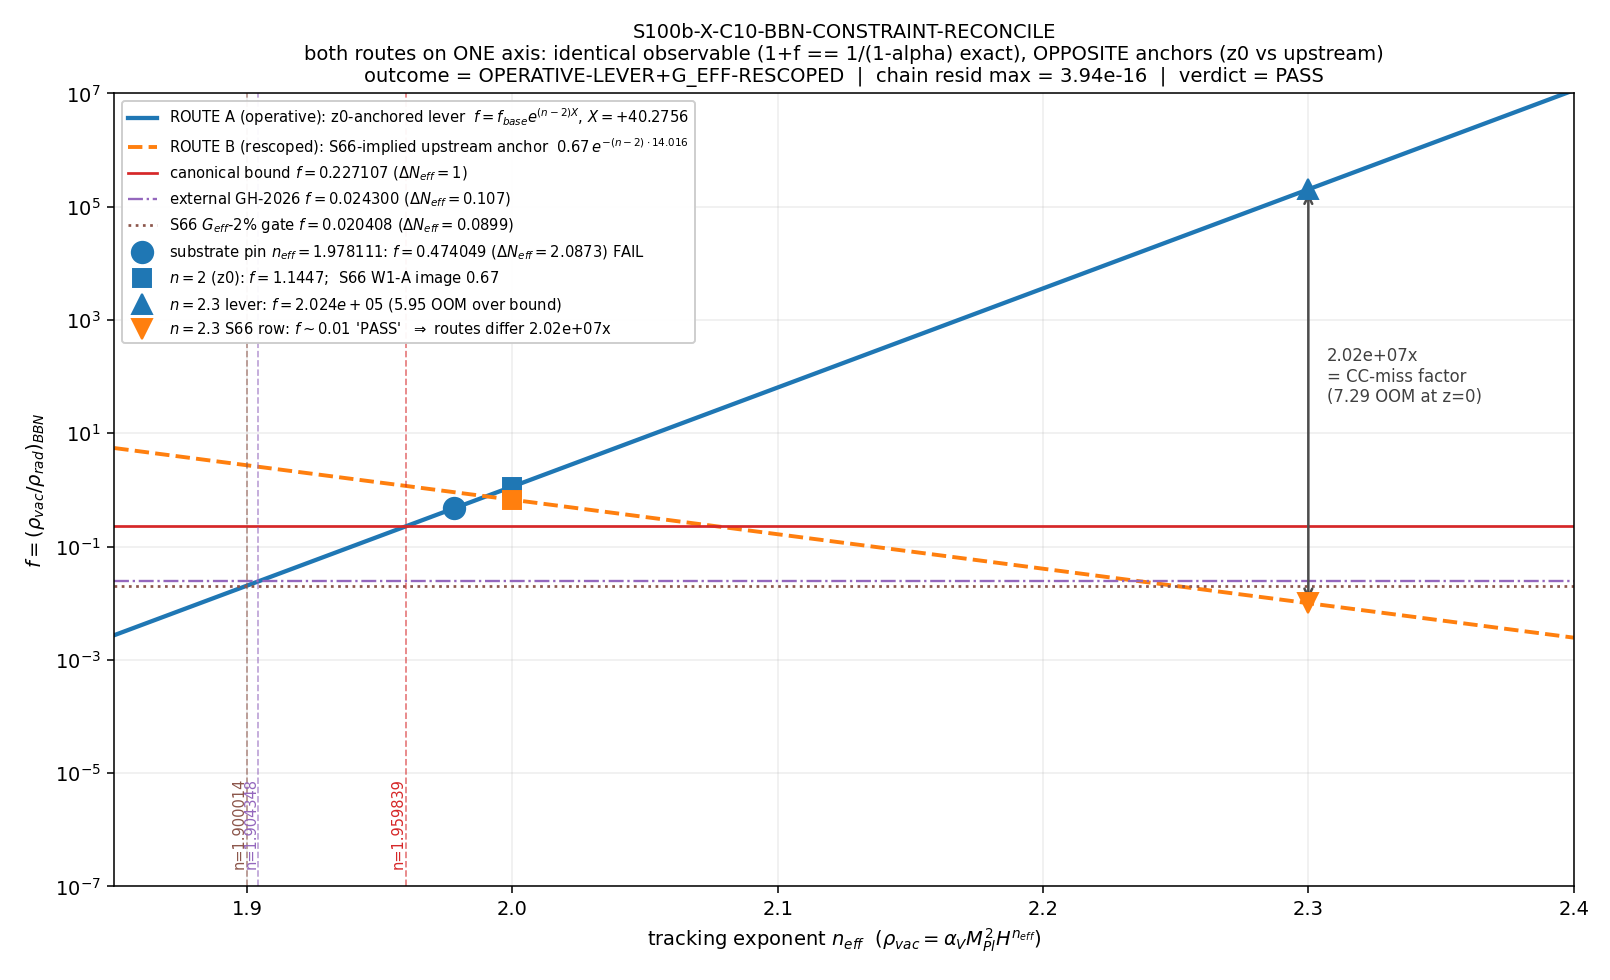

Here is the Python script that generated this plot:
"""
S100b-X-C10-BBN-CONSTRAINT-RECONCILE  --  Wave 1 (einstein-theorist)  [VERIFY]

BBN-constraint adjudication (C10 dark-energy observational arm): exactly one of
the two canonical BBN constraints on the Volovik tracking vacuum
rho_vac = alpha_V * M_Pl^2 * H^{n_eff} is the operative falsifier --
  ROUTE B (S66): the G_eff-renormalization bound alpha(T_BBN) < 0.02
      (session-66-mack-transit-workshop.md L875-883: n_eff=2.3 -> alpha~0.01 PASS;
       n_eff<=2 EXCLUDED; relief from ABOVE),
  ROUTE A (S98/S99): the additive Delta_N_eff lever
      (rho_vac/rho_rad)_BBN = frac_base * exp((n_eff-2)*X), X = ln(H_BBN/H_0)
      (relief from BELOW; n_eff=2.3 excluded by ~6 OOM)
-- and the apparent opposite-direction conflict is resolved by recovering each
route's NORMALIZATION ANCHOR (pre-registered discriminator axis:
S66 = fold/transit-anchored alpha_V decay vs S98/S99 = z=0-anchored DILUTION-CC
transport), classifying the pair as one-operative-one-rescoped,
distinct-observables, or genuine canonical contradiction.

SUBSTRATE FRAMING (phononic-framing.md -- IS not IN):
  The a_0 Seeley-DeWitt zeroth spectral moment of D_K (a_0^{zeta} = 6440.0,
  zeta-regulated -- a DIFFERENT moment than gravity's a_2) IS the early vacuum;
  the Volovik tracking response rho_vac = alpha_V M_Pl^2 H^{n_eff} is its
  H-response. Flow: D_K eigenvalues -> a_0 zeroth moment -> tracking exponent
  n_eff -> modified-Friedmann image -> BBN observables. The G_eff(BBN) 2% bound
  and the Delta_N_eff lever are TWO laboratory-IN shadows of that ONE
  substrate-IS object. This gate adjudicates which shadow's falsifier binds the
  substrate's tracking response, and at which normalization anchor (fold vs z=0
  -- which end of the substrate's own history pins alpha_V). Neither S66 nor
  S98/S99 is treated as authority over the other: the unified exact chain is.

UNIFIED CONVENTION (single, declared once; every number below lives in it):
  (i)   tracking law: rho_vac(H) = alpha_V * M_Pl_red^2 * H^{n_eff},
        M_Pl_red = reduced Planck mass; rho_crit(H) = 3 M_Pl_red^2 H^2.
  (ii)  f := (rho_vac/rho_rad)_BBN  (the BBN vacuum-to-radiation fraction);
        alpha := rho_vac/rho_total = f/(1+f)  (vacuum fraction of TOTAL).
  (iii) Delta_N_eff = f / [(7/8)(4/11)^(4/3)]   (canonical S66 formula,
        session-66-mack-qa-workshop.md L767; bound factor computed exactly
        IN-SCRIPT at 50 dps -- never hardcoded).
  (iv)  n_eff sign convention: exponent on H (larger n_eff = faster dilution
        forward in time, since H decreases).
  (v)   normalization-anchor axis (THE pre-registered discriminator):
        z0-anchored  : alpha_V fixed by rho_vac(H_0) = rho_vac_over_rho_obs *
                       rho_obs (DILUTION-CC-66), transported UP to BBN;
        fold-anchored: alpha_V fixed upstream (transit side), decaying DOWN
                       to BBN as (H_BBN/H_anchor)^{n_eff-2}.

GATE: adjudication (4-class set outcome) + chain-residual inequality: every
  numerical step of the unified chain satisfies |computed-canonical|/|canonical|
  <= 1e-12 (50-dps exact arithmetic; float64 image only at publication).
  PASS/FAIL/INFO are all valid results; exit 0 regardless. Verdict is DATA.
"""

from __future__ import annotations

import os

os.environ.setdefault("OMP_NUM_THREADS", "8")   # cpu-cap-OMP8 pin (scalar algebra; no linear algebra)
os.environ.setdefault("MKL_NUM_THREADS", "8")

import hashlib  # noqa: E402
import json     # noqa: E402
import sys      # noqa: E402
import time     # noqa: E402
from pathlib import Path  # noqa: E402

import numpy as np      # noqa: E402
import mpmath as mp     # noqa: E402

import matplotlib       # noqa: E402

matplotlib.use("Agg")
import matplotlib.pyplot as plt  # noqa: E402

# -----------------------------------------------------------------------------
# Section 1 -- Paths + canonical-constants import (MANDATORY)
# -----------------------------------------------------------------------------
SESSION_DIR = Path(__file__).resolve().parent                 # computations/session-100b
SHARED_DIR = SESSION_DIR.parent / "_shared"                   # computations/_shared
PROJECT_ROOT = SESSION_DIR.parent.parent                      # repo root
SESSION_DIR.mkdir(parents=True, exist_ok=True)

sys.path.insert(0, str(SHARED_DIR))
from canonical_constants import (  # noqa: E402
    M_Pl_reduced,            # 2.435e18 GeV (reduced)
    T_BBN_GeV,               # 1e-3 GeV
    g_star_BBN,              # 10.75
    rho_vac_over_rho_obs,    # 1.032  (DILUTION-CC-66 z=0 normalization -- THE z0 anchor)
    rho_crit_GeV4,           # 4.08e-47 GeV^4
    H_0_GeV,                 # 1.438e-42 GeV
    z_BBN,                   # 4e8
    a_0_FW_zeta,             # 6440.0 (regulator pin a_0^{zeta})
    N_eff_SM,                # 3.044
)

GATE_ID = "S100b-X-C10-BBN-CONSTRAINT-RECONCILE"
SESSION = "100b"
SCHEME = "FW"
CONVENTION = "ABSOLUTE"
L_MAX = "N/A"          # no D_K truncation enters (lever + G_eff algebra on pinned spectral-moment outputs)
SCHEMA_VERSION = "S84+"

NPZ_OUT = SESSION_DIR / "s100b_x_c10_bbn_constraint_reconcile.npz"
PNG_OUT = SESSION_DIR / "s100b_x_c10_bbn_constraint_reconcile.png"

mp.mp.dps = 50  # 50-digit working precision ("Sage-exact" engine; Sage-MCP cross-checked agent-side)

# -----------------------------------------------------------------------------
# Section 2 -- Pre-registered machinery pins (plan SW1-1 machinery_pin_map)
# -----------------------------------------------------------------------------
CHAIN_RTOL = 1e-12                       # (local) pre-registered chain-residual tolerance (plan pin)
N_EFF_REFS = (1.978111, 2.0, 2.3)        # reference n_eff set (plan)
BUDGET_DNEFF_CANONICAL = 1.0             # (local) pre-registered canonical budget Delta_N_eff <= 1 (plan pin)
BUDGET_DNEFF_GH2026 = 0.107              # (local) EXTERNAL NON-CANONICAL plan pin (Goldstein-Hill 2026, arXiv
#                                          2603.13226, N_eff = 2.990 +/- 0.070 combined BBN+CMB+BAO, 95% CL;
#                                          promoted to canonical_constants via Step-2 update_constant AFTER
#                                          the verdict per math-scripts.md canonical write-order)
GEFF_ALPHA_BOUND = 0.02                  # (local) S66 pre-registered gate alpha(T_BBN) < 0.02 (G_eff within 2%)
ANCHOR_AXIS = ("fold-anchored", "z0-anchored")  # pre-registered discriminator axis
SCAN_LO, SCAN_HI = 1.85, 2.40            # diagnostic n_eff scan range (plan)
SCAN_STEP = 0.001                        # (local) plot resolution, not verdict-relevant
PUBLICATION_DP = 6                       # (local) 6-decimal publication images on crossing exponents
# S66 published table (recovered VERBATIM, session-66-mack-transit-workshop.md L877-879):
S66_TABLE = {
    "n_lt_2": {"n_eff": 1.78, "alpha_pub": ">0.67", "verdict": "EXCLUDED"},   # Mack Re:T3-Q3 estimate
    "n_eq_2": {"n_eff": 2.0, "alpha_pub": 0.67, "Geff_pub": 3.0, "verdict": "EXCLUDED"},
    "n_2p3": {"n_eff": 2.3, "alpha_pub": 0.01, "Geff_pub": 1.03, "verdict": "PASS"},
}

# -----------------------------------------------------------------------------
# Section 3 -- Input files (plan SW1-1 input_files; static SHAs verified)
# -----------------------------------------------------------------------------
PINNED = {
    "computations/session-98/s98_mk3_2_bbn_vacuum_fraction.npz":
        "c153d8d6f859a36d11a7bce0fd9e46e152c9989f7b12e0efc82b98f73d3bf8f7",
    "computations/session-98/s98_mk3_1_c10_subleading_sign.npz":
        "cb7462c8f3aef9e3a5dad9d3ed8e91dc2f2e09a9931166aa0258613b47be8255",
    "sessions/archive/session-66/session-66-mack-transit-workshop.md":
        "9c381b0a04ff7a1210f168a500bf4714f633ed103e351128d27b1dfc70926a34",
    "sessions/archive/session-66/session-66-mack-qa-workshop.md":
        "abdc6c601143435c51948293a17f52d3564db1572c630b69a189fea69f0c1f1d",
    "downloads/research-sweep-s99/dark-energy-observational/"
    "09_Allali-Notari-Rompineve_Dark-Radiation-DESI-Neff.pdf":
        "e76fe504fe6a453239dc0189efc0bc262a97749ef2d0ef472433360445c81747",
    "downloads/research-sweep-s99/dark-energy-observational/"
    "11_Goldstein-Hill_2pct-Neff-Determination.pdf":
        "13055d9f51bf2205ac72ced2d5d358a54f4e9e21b02e925dddaf57b8abe17618",
}
RUNTIME_INPUTS = [
    "computations/_shared/canonical_constants.py",
    "computations/session-99/s99_gate_verdicts.txt",   # read-only anchor recovery (S99-W2-BBN-RELIEF)
]


def sha256_of(path: Path) -> str:
    h = hashlib.sha256()  # (local)
    h.update(path.read_bytes())
    return h.hexdigest()


def build_pinmap() -> dict[str, str]:
    pins: dict[str, str] = {}  # (local)
    print(f"=== {GATE_ID} -- input SHA-256 pins ===")
    for rel, expected in PINNED.items():
        sha = sha256_of(PROJECT_ROOT / rel)  # (local)
        status = "OK" if sha == expected else "MISMATCH"  # (local)
        print(f"  [{status}] {rel}: {sha[:16]}...")
        if sha != expected:
            raise RuntimeError(f"input SHA drift on {rel}: {sha} != plan pin {expected}")
        pins[rel] = sha
    for rel in RUNTIME_INPUTS:
        sha = sha256_of(PROJECT_ROOT / rel)  # (local)
        print(f"  [runtime] {rel}: {sha[:16]}...")
        pins[rel] = sha
    # gate-identity + pre-registered reference/budget/axis declarations enter the audit closure:
    pins["_gate_id"] = GATE_ID
    pins["_scheme"] = SCHEME
    pins["_convention"] = CONVENTION
    pins["_n_eff_refs"] = repr(list(N_EFF_REFS))
    pins["_budget_set"] = repr([BUDGET_DNEFF_CANONICAL, BUDGET_DNEFF_GH2026, GEFF_ALPHA_BOUND])
    pins["_anchor_axis"] = repr(list(ANCHOR_AXIS))
    return pins


def compute_dual_sha(pins: dict[str, str]) -> tuple[str, str]:
    script_bytes = Path(__file__).resolve().read_bytes()                      # (local)
    canonical_bytes = (SHARED_DIR / "canonical_constants.py").read_bytes()    # (local)
    pinmap_json = json.dumps(dict(sorted(pins.items())),
                             separators=(",", ":"), sort_keys=True).encode()  # (local)
    h_audit = hashlib.sha256()  # (local)
    h_audit.update(script_bytes)
    h_audit.update(canonical_bytes)
    h_audit.update(pinmap_json)
    h_content = hashlib.sha256()  # (local)
    h_content.update(script_bytes)
    return h_audit.hexdigest(), h_content.hexdigest()


# -----------------------------------------------------------------------------
# Section 4 -- print_verdict_payload (race-safe emission: agent calls emit_verdict)
# -----------------------------------------------------------------------------
def print_verdict_payload(verdict: str, value: str, audit_sha: str, content_sha: str,
                          companion_note: str = "", extra_rows: list[str] | None = None) -> None:
    """Print the delimited JSON payload for the dispatching AGENT to pass to the
    knowledge-MCP `emit_verdict` tool (single, lock-serialized writer per
    gate-verdicts.md 'Race-Safe Emission'). This script does NOT write the
    verdict file. [VERIFY] trigger, schema_v2_3tuple_required: false (plan) --
    no sign/magnitude/regime 3-tuple."""
    payload = {  # (local)
        "session": SESSION,
        "gate_id": GATE_ID,
        "verdict": verdict,
        "value": value,
        "scheme": SCHEME,
        "convention": CONVENTION,
        "l_max": str(L_MAX),
        "audit_sha256": audit_sha,
        "content_sha256": content_sha,
        "schema_version": SCHEMA_VERSION,
    }
    if companion_note:
        payload["companion_note"] = companion_note
    if extra_rows:
        payload["extra_rows"] = extra_rows
    print("<<<EMIT_VERDICT_PAYLOAD>>>" + json.dumps(payload) + "<<<END_EMIT_VERDICT_PAYLOAD>>>")


# -----------------------------------------------------------------------------
# Section 5 -- helpers
# -----------------------------------------------------------------------------
def rel_resid(x_mp, x_ref: float) -> float:
    """Relative residual |x_mp - x_ref| / |x_ref| as float (x_mp at 50 dps)."""
    return float(abs(x_mp - mp.mpf(float(x_ref))) / abs(mp.mpf(float(x_ref))))  # (local)


def pub_ok(x: float, pin: float, tol: float) -> bool:
    """Publication-image reproduction at the pin's own precision (Class-8.3)."""
    return abs(x - pin) <= tol  # (local)


# -----------------------------------------------------------------------------
# Section 6 -- Main computation
# -----------------------------------------------------------------------------
def main() -> int:
    t0 = time.time()  # (local)
    pins = build_pinmap()  # (local)
    audit_sha, content_sha = compute_dual_sha(pins)  # (local)
    print(f"  audit_sha256:   {audit_sha}")
    print(f"  content_sha256: {content_sha}")
    print()

    # --- load full-float64 lever inputs from the S98 npz (NEVER report-rounded) ---
    d2 = np.load(PROJECT_ROOT / "computations/session-98/s98_mk3_2_bbn_vacuum_fraction.npz",
                 allow_pickle=True)  # (local)
    d1 = np.load(PROJECT_ROOT / "computations/session-98/s98_mk3_1_c10_subleading_sign.npz",
                 allow_pickle=True)  # (local)
    npz = {k: float(d2[k]) for k in
           ["frac_base", "frac_below", "X", "log10_X", "n_eff", "exp_below", "relief_factor",
            "bound", "dNeff_below", "dNeff_base", "H_ratio", "H_BBN", "H0", "rho_vac_0",
            "rho_obs", "rho_rad_BBN", "g_star_BBN", "T_BBN", "M_Pl"]}  # (local)
    n_eff_mk31 = float(d1["n_eff_T61"])  # (local) cross-npz consistency
    a3_q0 = float(d1["cubic_coeff_q0_analytic"]) if "cubic_coeff_q0_analytic" in d1.files else float("nan")  # (local)
    assert npz["n_eff"] == n_eff_mk31, "n_eff mismatch between mk3_1 and mk3_2 npz"
    print("=== full-float64 lever inputs (s98_mk3_2 npz; display roundings are images only) ===")
    print(f"  n_eff      = {npz['n_eff']!r}   (mk3_1 n_eff_T61 identical; divergence_type="
          f"{str(d1['divergence_type'])}, well_conditioned={bool(d1['C_meas_well_conditioned'])}, "
          f"a3_q0_analytic={a3_q0:.4f})")
    print(f"  frac_base  = {npz['frac_base']!r}    (display 1.144730)")
    print(f"  X          = {npz['X']!r}    (display 40.2756)")
    print(f"  frac_below = {npz['frac_below']!r}   (display 0.474049)")
    print()

    # =========================================================================
    # PART A -- z0-anchored lever route (S98/S99), 50-dps recomputation from the
    #          canonical primitive pins; residual vs npz at EVERY step
    # =========================================================================
    residual_names: list[str] = []   # (local)
    residual_vals: list[float] = []  # (local)

    def step(name: str, x_mp, ref: float):
        r = rel_resid(x_mp, ref)  # (local)
        residual_names.append(name)
        residual_vals.append(r)
        print(f"  step {name:<14s}: mp50={mp.nstr(x_mp, 12):>18s}  npz={ref!r:>24s}  resid={r:.3e}")
        return r

    print("=== PART A: unified chain, 50-dps recompute vs npz (tolerance 1e-12 per step) ===")
    # Definition chain (canonical primitive pins -> lever):
    bound_mp = (mp.mpf(7) / 8) * (mp.mpf(4) / 11) ** (mp.mpf(4) / 3)          # (local) exact bound factor
    rho_vac_0_mp = mp.mpf(rho_vac_over_rho_obs) * mp.mpf(rho_crit_GeV4)       # (local) z0 ANCHOR (DILUTION-CC)
    rho_rad_mp = mp.pi ** 2 / 30 * mp.mpf(g_star_BBN) * mp.mpf(T_BBN_GeV) ** 4  # (local)
    H_BBN_mp = mp.sqrt(rho_rad_mp / (3 * mp.mpf(M_Pl_reduced) ** 2))          # (local) rad-dom Friedmann
    Hr_mp = H_BBN_mp / mp.mpf(H_0_GeV)                                        # (local)
    X_mp = mp.log(Hr_mp)                                                      # (local) epoch lever
    n_eff_mp = mp.mpf(npz["n_eff"])                                           # (local) substrate pin (HARD from-below)
    relief_mp = Hr_mp ** (n_eff_mp - 2)                                       # (local)
    relief_exp_form = mp.exp((n_eff_mp - 2) * X_mp)                           # (local) equivalence form
    frac_base_mp = rho_vac_0_mp * Hr_mp ** 2 / rho_rad_mp                     # (local)
    frac_base_identity = rho_vac_0_mp / (3 * mp.mpf(M_Pl_reduced) ** 2 * mp.mpf(H_0_GeV) ** 2)  # (local)
    frac_below_mp = frac_base_mp * relief_mp                                  # (local)
    dNeff_mp = frac_below_mp / bound_mp                                       # (local)
    dNeff_base_mp = frac_base_mp / bound_mp                                   # (local)

    step("bound", bound_mp, npz["bound"])
    step("rho_vac_0", rho_vac_0_mp, npz["rho_vac_0"])
    step("rho_rad_BBN", rho_rad_mp, npz["rho_rad_BBN"])
    step("H_BBN", H_BBN_mp, npz["H_BBN"])
    step("H_ratio", Hr_mp, npz["H_ratio"])
    step("X", X_mp, npz["X"])
    step("relief_factor", relief_mp, npz["relief_factor"])
    step("frac_base", frac_base_mp, npz["frac_base"])
    step("frac_below", frac_below_mp, npz["frac_below"])
    step("dNeff_below", dNeff_mp, npz["dNeff_below"])
    step("dNeff_base", dNeff_base_mp, npz["dNeff_base"])
    # internal exactness checks (form equivalences; residual vs own mp twin):
    r_eq1 = float(abs(relief_mp - relief_exp_form) / relief_mp)               # (local) pow vs exp form
    r_eq2 = float(abs(frac_base_mp - frac_base_identity) / frac_base_mp)      # (local) z0-anchor identity
    residual_names += ["relief_pow_vs_exp", "frac_base_z0_identity"]
    residual_vals += [r_eq1, r_eq2]
    print(f"  identity relief: pow vs exp form          resid={r_eq1:.3e}")
    print(f"  identity frac_base == rho_vac_0/rho_crit(H_0,M_Pl) [z0 anchor manifest] resid={r_eq2:.3e}")
    max_resid = max(residual_vals)  # (local)
    chain_ok = bool(max_resid <= CHAIN_RTOL)  # (local)
    print(f"  MAX chain residual = {max_resid:.3e}  (tolerance {CHAIN_RTOL:.0e})  -> "
          f"{'OK' if chain_ok else 'VIOLATION'}")
    print()

    # --- publication-image reproductions (Class-8.3 precision images) ---
    print("=== publication-image reproductions (each at its pin's own precision) ===")
    f_bound = float(bound_mp)        # (local)
    f_below = float(frac_below_mp)   # (local)
    f_base = float(frac_base_mp)     # (local)
    f_relief = float(relief_mp)      # (local)
    f_dNeff = float(dNeff_mp)        # (local)
    f_X = float(X_mp)                # (local)
    repro = {  # (local)
        "frac_below_0.474049": (f_below, 0.474049, 1e-6),
        "dNeff_2.0873": (f_dNeff, 2.0873, 1e-4),
        "relief_0.414115": (f_relief, 0.414115, 1e-6),
        "bound_0.227107": (f_bound, 0.227107, 1e-6),
        "X_40.2756": (f_X, 40.2756, 1e-4),
        "frac_base_1.144730": (f_base, 1.144730, 1e-6),
    }
    repro_flags = {}  # (local)
    for name, (x, pin, tol) in repro.items():
        ok = pub_ok(x, pin, tol)  # (local)
        repro_flags[name] = ok
        print(f"  [{'OK' if ok else 'X'}] {name:<24s} computed={x:.8f}  pin={pin}  tol={tol:.0e}")
    # the two prior roundings of the SAME exact bound (plan footnote):
    bound_img_verdict = round(f_bound, 6)                       # (local) 0.227107 (S99 verdict-line image)
    bound_img_provenance = round(0.474049 / 2.0873, 6)          # (local) 0.227113 (provenance back-derivation image)
    print(f"  bound images: exact(50dps)={mp.nstr(bound_mp, 10)} -> verdict-line image {bound_img_verdict}; "
          f"provenance image 0.474049/2.0873 = {bound_img_provenance} (both Class-8.3 images, neither hardcoded)")
    # einstein-R3 rounded-input relief image:
    relief_rounded_inputs = float(mp.exp(mp.mpf("-0.021889") * mp.mpf("40.2756")))  # (local)
    print(f"  relief images: full-float64 -> {f_relief:.6f} (S98/S99 image 0.414115); "
          f"rounded-input exp(-0.021889*40.2756) = {relief_rounded_inputs:.6f} (einstein-R3 image 0.414123)")
    # a-exponent baseline (radiation era H ~ a^-2): fraction ~ a^{2(2-n_eff)}
    a_exponent = float(2 * (2 - n_eff_mp))  # (local)
    print(f"  a-exponent baseline: fraction ~ a^(2(2-n_eff)) = a^(+{a_exponent:.6f}) (plan +0.043778)")
    print()

    # --- crossing solves (publication 6-decimal images; downstream rel_tol >= 1e-6) ---
    print("=== crossing solves (z0-anchored lever; 50 dps; 6-decimal publication) ===")
    n1_mp = 2 + mp.log(bound_mp / frac_base_mp) / X_mp                                    # (local) dNeff = 1
    n2_mp = 2 + mp.log(mp.mpf("0.107") * bound_mp / frac_base_mp) / X_mp                  # (local) dNeff = 0.107
    f_2pct_mp = mp.mpf(GEFF_ALPHA_BOUND) / (1 - mp.mpf(GEFF_ALPHA_BOUND))                 # (local) alpha=0.02 -> f
    n3_mp = 2 + mp.log(f_2pct_mp / frac_base_mp) / X_mp                                   # (local) G_eff 2%
    dNeff_2pct = float(f_2pct_mp / bound_mp)                                              # (local)
    n1, n2, n3 = float(n1_mp), float(n2_mp), float(n3_mp)  # (local)
    print(f"  n_eff(dNeff=1)      = {n1:.6f}   [plan-chain image 1.959838; S99 verdict image 1.959839]")
    print(f"  n_eff(dNeff=0.107)  = {n2:.6f}   [plan-chain image 1.904349]")
    print(f"  n_eff(Geff 2%)      = {n3:.6f}   [alpha<0.02 <=> f<{float(f_2pct_mp):.6f} <=> "
          f"dNeff<{dNeff_2pct:.6f}]")
    cross_ok = (pub_ok(n1, 1.959838, 2e-6) or pub_ok(n1, 1.959839, 2e-6)) and \
               (pub_ok(n2, 1.904349, 2e-6) or pub_ok(n2, 1.904348, 2e-6))  # (local)
    print(f"  crossing reproduction within rel_tol 1e-6 of prior images: {cross_ok}")
    print()

    # --- lever evaluations at the reference set ---
    print("=== lever route at reference n_eff set (z0-anchored) ===")
    lever_refs = {}  # (local)
    for n_ref in N_EFF_REFS:
        f_n = float(frac_base_mp * mp.exp((mp.mpf(n_ref) - 2) * X_mp))   # (local)
        dN_n = f_n / f_bound                                              # (local)
        oom = float(mp.log10(mp.mpf(f_n) / bound_mp)) if f_n > f_bound else float("nan")  # (local)
        lever_refs[n_ref] = (f_n, dN_n, oom)
        print(f"  n_eff={n_ref:<9}: f={f_n:.6e}  dNeff={dN_n:.6e}  "
          f"{'EXCEEDS bound by ' + format(oom, '.2f') + ' OOM' if f_n > f_bound else 'within bound'}")
    frac23_lever = lever_refs[2.3][0]   # (local)
    dNeff23_lever = lever_refs[2.3][1]  # (local)
    oom23_lever = lever_refs[2.3][2]    # (local)
    print()

    # =========================================================================
    # PART B -- G_eff route (S66) under the unified convention
    # =========================================================================
    print("=== PART B: G_eff route -- same-observable identity + anchor recovery ===")
    # (B.1) EXACT identity: G_eff/G = 1/(1-alpha) == 1+f  (alpha = f/(1+f))
    #   Substitution chain: alpha := rho_vac/rho_total = f/(1+f)
    #     => 1 - alpha = 1 - f/(1+f) = 1/(1+f)  =>  1/(1-alpha) = 1+f.   QED (exact)
    id_dev = 0.0  # (local)
    for f_test in [1e-4, 0.02, 0.0204, 0.227, 0.474, 0.67, 2.0, 2.03e5]:
        fm = mp.mpf(f_test)  # (local)
        lhs = 1 / (1 - fm / (1 + fm))  # (local)
        rhs = 1 + fm                   # (local)
        id_dev = max(id_dev, float(abs(lhs - rhs) / rhs))
    same_observable_exact = bool(id_dev <= CHAIN_RTOL)  # (local)
    print(f"  identity 1/(1-alpha) == 1+f : max dev = {id_dev:.3e} over 8 samples -> "
          f"SAME observable (BBN expansion-rate shift H^2/H_std^2): {same_observable_exact}")
    print("  => the 'G-renormalization vs additive-N_eff' distinction is a VARIABLE CHANGE,")
    print("     not a different observable; Delta_N_eff is the conventional unit of the SAME H^2 shift.")
    print()

    # (B.2) direction under each anchor (the pre-registered discriminator):
    #   unified law: f(BBN) = f_anchor * (H_BBN/H_anchor)^(n_eff-2)
    #   d ln f / d n_eff = ln(H_BBN/H_anchor)
    #     z0 anchor      (H_anchor = H_0  << H_BBN): slope = +X = +40.2756 > 0 -> relief from BELOW
    #     upstream anchor (H_anchor >> H_BBN):        slope < 0               -> relief from ABOVE
    slope_z0 = f_X  # (local)
    print(f"  direction(z0 anchor):       d ln f/d n_eff = +X = +{slope_z0:.4f} > 0  -> SMALLER n_eff relieves")
    print(f"  direction(upstream anchor): d ln f/d n_eff = ln(H_BBN/H_anchor) < 0    -> LARGER n_eff relieves")
    print("  S66 published table direction (n=2.3 relieves; n<2 worsens) REQUIRES an upstream anchor;")
    print("  S66 published BASELINE 0.67 is z0-derived (qa L817: PRESENT-DAY seesaw extrapolated).")
    print("  => the S66 three-row table MIXES anchors across rows (n=2 row is anchor-degenerate).")
    print()

    # (B.3) reproduce the S66 published rows under the unified convention:
    print("=== S66 table reproduction under unified convention ===")
    # n=2 row: anchor-degenerate (f ~ H^0). Published alpha(BBN)=0.67 with 'G_eff = 3G':
    G_f_reading = 1 + 0.67            # (local) f-reading (f = rho_vac/rho_rad = 0.67, the W1-A definition)
    G_alpha_reading = 1 / (1 - 0.67)  # (local) alpha-reading (alpha = rho_vac/rho_total = 0.67)
    print(f"  n=2 row: f-reading G_eff/G = 1+0.67 = {G_f_reading:.4f}; "
          f"alpha-reading G_eff/G = 1/(1-0.67) = {G_alpha_reading:.4f} (published '3G' -> alpha-reading)")
    print("    => S66 plugged the f-valued 0.67 (W1-A: rho_vac/rho_rad) into the alpha-slot of T.4;")
    print("       under the unified convention f=0.67 gives 1.67G. BOTH readings >> 1.02 => row verdict")
    print("       EXCLUDED is convention-ROBUST (the slip moves no verdict).")
    dNeff_067 = 0.67 / f_bound  # (local)
    print(f"    qa-conversion images of the same row: exact 0.67/bound = {dNeff_067:.4f} "
          f"(qa L769 '2.95' REPRODUCED); qa L869 '1.34' = 2*0.67 (early-turn slip, superseded in-session);")
    inv_bound = float(1 / bound_mp)  # (local)
    print(f"    qa L31 '(8/7)(11/4)^(4/3) ~ 5.68' -> exact value = {inv_bound:.4f} = 1/bound "
          f"(formula correct, '5.68' an arithmetic slip; canonical L767 uses /0.227 correctly).")
    # canonical-normalization update of the same row (W1-A seesaw 0.67 -> DILUTION-CC 1.1447):
    print(f"    canonical z0 normalization updates the n=2 row magnitude: f = {f_base:.6f} "
          f"(dNeff = {float(dNeff_base_mp):.4f}); W1-A-era 0.67 (dNeff 2.95) is the older seesaw image."
          f" Factor {f_base/0.67:.4f}; EXCLUDED either way.")
    print()
    # n=2.3 row: published alpha ~ 0.01 PASS. Under z0 anchor the lever gives frac23_lever.
    disc23 = frac23_lever / S66_TABLE["n_2p3"]["alpha_pub"]  # (local) route discrepancy at 2.3
    print(f"  n=2.3 row: published '~0.01 PASS' vs z0-anchored lever f = {frac23_lever:.4e}")
    print(f"    implied-fraction DISCREPANCY between routes at n_eff=2.3: {disc23:.4e}x  (plan '~2e7x')")
    # implied anchor of the published 2.3 row (solve 0.67*(H_BBN/H_a)^0.3 = 0.01):
    lnHa = float(mp.log(mp.mpf("0.67") / mp.mpf("0.01")) / mp.mpf("0.3"))  # (local) ln(H_a/H_BBN)
    oom_Ha = lnHa / float(mp.log(10))  # (local)
    print(f"    implied anchor: ln(H_a/H_BBN) = ln(67)/0.3 = {lnHa:.4f} -> {oom_Ha:.3f} OOM above H_BBN")
    print(f"    (T ~ {10**(oom_Ha/2)*1e-3:.1f} GeV epoch -- NOT the fold, which sits tens of OOM above;")
    print("     the published '~0.01' is an OOM-rough estimate; a TRUE fold transport gives far smaller f")
    print("     and a correspondingly LARGER CC miss -- the conclusion below is monotone in anchor height.)")
    # (B.4) the CC cost of the S66 escape: continue the SAME law to z=0.
    #   f(BBN) scales linearly in alpha_V at fixed n_eff => alpha_V^{S66}/alpha_V^{z0} = f_S66/f_lever
    #   => rho_vac(z=0)|S66 = rho_vac_over_rho_obs * rho_obs * (f_S66/f_lever)
    cc_ratio = rho_vac_over_rho_obs * (S66_TABLE["n_2p3"]["alpha_pub"] / frac23_lever)  # (local)
    cc_miss_oom = float(-mp.log10(mp.mpf(cc_ratio)))  # (local)
    print(f"  CC boundary condition at z=0 under the S66 n=2.3 escape:")
    print(f"    rho_vac(z=0)/rho_obs = 1.032 * (0.01/{frac23_lever:.4e}) = {cc_ratio:.4e}")
    print(f"    => the escape UNDERSHOOTS the observed CC by {cc_miss_oom:.2f} OOM")
    # exact linearity identity: disc23 * cc_ratio == rho_vac_over_rho_obs
    id2_dev = abs(disc23 * cc_ratio - rho_vac_over_rho_obs) / rho_vac_over_rho_obs  # (local)
    residual_names.append("disc_x_ccratio_identity")
    residual_vals.append(float(id2_dev))
    max_resid = max(residual_vals)  # (local)
    chain_ok = bool(max_resid <= CHAIN_RTOL)  # (local)
    print(f"    linearity identity disc * cc_ratio == rho_vac_over_rho_obs: dev = {id2_dev:.3e}")
    print("    (anchor transport commutes with the power law: the inter-route BBN discrepancy IS the")
    print("     z=0 CC-miss factor -- one number measured at two ends.)")
    # n<2 row under the implied upstream anchor (direction reproduction):
    f_lt2_implied = 0.67 * float(mp.exp(-(mp.mpf("1.78") - 2) * mp.mpf(lnHa)))  # (local)
    f_pin_implied = 0.67 * float(mp.exp(-(n_eff_mp - 2) * mp.mpf(lnHa)))        # (local)
    print(f"  n<2 row: upstream-anchored f(1.78) = {f_lt2_implied:.4f} > 0.67 "
          f"(reproduces '>0.67 EXCLUDED'); f({npz['n_eff']:.6f}) = {f_pin_implied:.4f} > 0.67")
    print()

    # =========================================================================
    # ADJUDICATION (pre-registered 4-class rubric)
    # =========================================================================
    print("=== ADJUDICATION ===")
    # (1) distinct observables?  NO -- exact identity (B.1).
    distinct_observables = not same_observable_exact  # (local)
    # (2) genuine contradiction? Same observable + same convention + opposite directions?
    #     Under ONE anchor both forms give the SAME direction (they are the same observable);
    #     the published opposite directions live at OPPOSITE anchors. Resolvable => NO.
    genuine_contradiction = False if same_observable_exact else True  # (local)
    # (3) which anchor is substrate-justified for the DILUTION-CC tracking vacuum?
    #     z=0: (i) DILUTION-CC-66 fixes alpha_V by rho_vac(H_0)/rho_obs = 1.032 -- the mechanism's
    #          defining empirical content (sole surviving CC route);
    #     (ii) the tracking law is an ATTRACTOR (Volovik Gibbs-Duhem response; beta-relaxation
    #          Gamma_fabric/H ~ 1e43, S66 qa L40-42): alpha_V is the equilibrium-response
    #          coefficient, NOT an initial condition propagated from the fold -- fold-anchoring
    #          contradicts the attractor character that justifies the law in the first place;
    #     (iii) quantitatively, the fold-anchored escape (n=2.3 PASS row) costs >= cc_miss_oom OOM
    #          of present-day CC -- it solves BBN by un-solving the CC (re-opening the 114-OOM gap).
    #     => OPERATIVE = z0-anchored lever; S66 route RESCOPED:
    #        (a) its G_eff FORM is retained as the exact unit-conversion of the same observable
    #            (and its 2% bound maps to the TIGHTEST budget, dNeff <= dNeff_2pct);
    #        (b) its three-row n_eff TABLE is rescoped as a fold-anchored boundary-value question
    #            (anchor-mixed as published; not an escape available to the DILUTION-CC mechanism).
    outcome = ("OPERATIVE-LEVER+G_EFF-RESCOPED" if (chain_ok and same_observable_exact
               and not genuine_contradiction) else
               ("GENUINE-CONTRADICTION" if genuine_contradiction else "DISTINCT-OBSERVABLES-BOTH-OPERATIVE"))  # (local)
    repro_all = all(repro_flags.values()) and cross_ok  # (local)
    verdict = "PASS" if (outcome == "OPERATIVE-LEVER+G_EFF-RESCOPED" and chain_ok and repro_all) else \
              ("FAIL" if outcome == "GENUINE-CONTRADICTION" else "INFO")  # (local)
    print(f"  distinct_observables       = {distinct_observables}")
    print(f"  genuine_contradiction      = {genuine_contradiction}")
    print(f"  chain_ok (<=1e-12)         = {chain_ok}  (max resid {max_resid:.3e})")
    print(f"  reproductions_ok           = {repro_all}")
    print(f"  OUTCOME = {outcome}")
    print(f"  VERDICT = {verdict}")
    print()
    print("  CONSTRAINT-SCOPE STATEMENT (cited by W1-2):")
    print(f"    Operative falsifier: z0-anchored lever f = frac_base*exp((n_eff-2)*X) with the")
    print(f"    canonical conversion dNeff = f/bound; budgets dNeff <= {{1 (canonical),")
    print(f"    0.107 (GH-2026 EXTERNAL), {dNeff_2pct:.4f} (Cyburt-2016 G_eff-2% EXTERNAL)}} <=>")
    print(f"    n_eff <= {{{n1:.6f}, {n2:.6f}, {n3:.6f}}}. Substrate pin n_eff = {npz['n_eff']:.6f}")
    print(f"    (HARD from-below) exceeds ALL three crossings => the standing S98/S99 FAILs are")
    print(f"    confirmed at their proper scope (dNeff = {f_dNeff:.4f}, {f_dNeff/1.0:.4f}x canonical,")
    print(f"    {f_dNeff/0.107:.2f}x external). Relief inside the tracking family requires n_eff below")
    print(f"    the crossings; the remaining relief route is a NON-TRACKING epoch profile (W1-2).")
    print(f"    The S66 G_eff route is RESCOPED, not retired: form = exact unit-conversion (tightest")
    print(f"    budget); table = fold-anchored boundary-value question costing >= {cc_miss_oom:.2f} OOM")
    print(f"    of present-day CC at n_eff = 2.3.")
    print()

    # =========================================================================
    # Diagnostic curves + plot (n_eff in [1.85, 2.40], step 0.001)
    # =========================================================================
    n_grid = np.arange(SCAN_LO, SCAN_HI + SCAN_STEP / 2, SCAN_STEP)  # (local)
    f_lever_grid = f_base * np.exp((n_grid - 2.0) * f_X)             # (local) z0-anchored
    dNeff_lever_grid = f_lever_grid / f_bound                        # (local)
    alpha_lever_grid = f_lever_grid / (1.0 + f_lever_grid)           # (local) same-observable alpha image
    f_s66_grid = 0.67 * np.exp(-(n_grid - 2.0) * lnHa)               # (local) implied upstream-anchored

    fig, ax = plt.subplots(figsize=(11.5, 7.0))
    ax.semilogy(n_grid, f_lever_grid, "-", color="C0", lw=2.2,
                label=r"ROUTE A (operative): z0-anchored lever  $f=f_{base}e^{(n-2)X}$, $X=+40.2756$")
    ax.semilogy(n_grid, f_s66_grid, "--", color="C1", lw=2.0,
                label=r"ROUTE B (rescoped): S66-implied upstream anchor  $0.67\,e^{-(n-2)\cdot 14.016}$")
    ax.axhline(f_bound, color="C3", ls="-", lw=1.4,
               label=rf"canonical bound $f=0.227107$ ($\Delta N_{{eff}}=1$)")
    ax.axhline(0.107 * f_bound, color="C4", ls="-.", lw=1.2,
               label=rf"external GH-2026 $f={0.107*f_bound:.6f}$ ($\Delta N_{{eff}}=0.107$)")
    ax.axhline(float(f_2pct_mp), color="C5", ls=":", lw=1.4,
               label=rf"S66 $G_{{eff}}$-2% gate $f={float(f_2pct_mp):.6f}$ ($\Delta N_{{eff}}={dNeff_2pct:.4f}$)")
    for nc, lab, col in [(n1, f"n={n1:.6f}", "C3"), (n2, f"n={n2:.6f}", "C4"), (n3, f"n={n3:.6f}", "C5")]:
        ax.axvline(nc, color=col, ls="--", lw=0.9, alpha=0.6)
        ax.text(nc, 2e-7, lab, rotation=90, fontsize=7.5, ha="right", va="bottom", color=col)
    # reference points
    ax.plot([npz["n_eff"]], [f_below], "o", color="C0", ms=11, zorder=5,
            label=rf"substrate pin $n_{{eff}}=1.978111$: $f=0.474049$ ($\Delta N_{{eff}}=2.0873$) FAIL")
    ax.plot([2.0], [f_base], "s", color="C0", ms=9, zorder=5,
            label=rf"$n=2$ (z0): $f={f_base:.4f}$;  S66 W1-A image $0.67$")
    ax.plot([2.0], [0.67], "s", color="C1", ms=9, zorder=5)
    ax.plot([2.3], [frac23_lever], "^", color="C0", ms=10, zorder=5,
            label=rf"$n=2.3$ lever: $f={frac23_lever:.3e}$ ({oom23_lever:.2f} OOM over bound)")
    ax.plot([2.3], [0.01], "v", color="C1", ms=10, zorder=5,
            label=rf"$n=2.3$ S66 row: $f\sim 0.01$ 'PASS'  $\Rightarrow$ routes differ {disc23:.2e}x")
    ax.annotate("", xy=(2.3, frac23_lever), xytext=(2.3, 0.01),
                arrowprops=dict(arrowstyle="<->", color="0.3", lw=1.3))
    ax.text(2.307, 35.0, f"{disc23:.2e}x\n= CC-miss factor\n({cc_miss_oom:.2f} OOM at z=0)",
            fontsize=8.5, color="0.25")
    ax.set_xlabel(r"tracking exponent $n_{eff}$  ($\rho_{vac}=\alpha_V M_{Pl}^2 H^{n_{eff}}$)")
    ax.set_ylabel(r"$f=(\rho_{vac}/\rho_{rad})_{BBN}$")
    ax.set_xlim(SCAN_LO, SCAN_HI)
    ax.set_ylim(1e-7, 1e7)
    ax.grid(True, which="both", alpha=0.22)
    ax.set_title(f"{GATE_ID}\n"
                 f"both routes on ONE axis: identical observable (1+f == 1/(1-alpha) exact), "
                 f"OPPOSITE anchors (z0 vs upstream)\n"
                 f"outcome = {outcome}  |  chain resid max = {max_resid:.2e}  |  verdict = {verdict}",
                 fontsize=10)
    ax.legend(fontsize=7.6, loc="upper left", framealpha=0.95)
    fig.tight_layout()
    fig.savefig(PNG_OUT, dpi=140)
    plt.close(fig)
    print(f"  plot -> {PNG_OUT.relative_to(PROJECT_ROOT)}")

    # =========================================================================
    # npz output
    # =========================================================================
    np.savez(
        NPZ_OUT,
        gate_id=GATE_ID, verdict=verdict, outcome=outcome,
        # unified-convention chain (full float64 images of the 50-dps chain):
        bound=f_bound, frac_base=f_base, frac_below=f_below, relief_factor=f_relief,
        dNeff_below=f_dNeff, dNeff_base=float(dNeff_base_mp), X=f_X,
        H_BBN=float(H_BBN_mp), H_ratio=float(Hr_mp), rho_vac_0=float(rho_vac_0_mp),
        rho_rad_BBN=float(rho_rad_mp), n_eff=npz["n_eff"], a_exponent_baseline=a_exponent,
        # 50-dps decimal strings (audit):
        bound_dps50=mp.nstr(bound_mp, 50), frac_base_dps50=mp.nstr(frac_base_mp, 50),
        frac_below_dps50=mp.nstr(frac_below_mp, 50), X_dps50=mp.nstr(X_mp, 50),
        n1_dps50=mp.nstr(n1_mp, 50), n2_dps50=mp.nstr(n2_mp, 50), n3_dps50=mp.nstr(n3_mp, 50),
        # chain residuals:
        residual_names=np.array(residual_names), residual_values=np.array(residual_vals),
        max_chain_residual=max_resid, chain_rtol=CHAIN_RTOL, chain_ok=chain_ok,
        # crossings + budgets:
        n_cross_dNeff1=n1, n_cross_GH0107=n2, n_cross_Geff2pct=n3,
        budget_dNeff_canonical=BUDGET_DNEFF_CANONICAL, budget_dNeff_GH2026=BUDGET_DNEFF_GH2026,
        geff_alpha_bound=GEFF_ALPHA_BOUND, f_2pct=float(f_2pct_mp), dNeff_2pct=dNeff_2pct,
        # route comparison at the reference set:
        n_eff_refs=np.array(N_EFF_REFS),
        lever_f_refs=np.array([lever_refs[n][0] for n in N_EFF_REFS]),
        lever_dNeff_refs=np.array([lever_refs[n][1] for n in N_EFF_REFS]),
        frac23_lever=frac23_lever, dNeff23_lever=dNeff23_lever, oom23_lever=oom23_lever,
        s66_alpha_2p3=S66_TABLE["n_2p3"]["alpha_pub"], disc23=disc23,
        cc_ratio_s66_2p3=cc_ratio, cc_miss_oom=cc_miss_oom, lnHa_implied=lnHa, oom_Ha_implied=oom_Ha,
        f_lt2_implied=f_lt2_implied, f_pin_implied=f_pin_implied,
        # S66 row reproductions (unified convention):
        G_f_reading_n2=G_f_reading, G_alpha_reading_n2=G_alpha_reading, dNeff_067=dNeff_067,
        inv_bound=inv_bound, frac_base_over_067=f_base / 0.67,
        # identity checks:
        identity_dev_geff_additive=id_dev, same_observable_exact=same_observable_exact,
        identity_dev_disc_ccratio=float(id2_dev),
        # adjudication booleans:
        distinct_observables=distinct_observables, genuine_contradiction=genuine_contradiction,
        slope_z0=slope_z0, repro_all=repro_all,
        # diagnostic curves (both routes vs n_eff):
        n_grid=n_grid, f_lever_grid=f_lever_grid, dNeff_lever_grid=dNeff_lever_grid,
        alpha_lever_grid=alpha_lever_grid, f_s66_implied_grid=f_s66_grid,
        # rounding-image documentation:
        bound_img_verdict=bound_img_verdict, bound_img_provenance=bound_img_provenance,
        relief_rounded_inputs=relief_rounded_inputs,
        # provenance:
        audit_sha256=audit_sha, content_sha256=content_sha,
        a_0_FW_zeta=a_0_FW_zeta, N_eff_SM=N_eff_SM, z_BBN=float(z_BBN),
        rho_vac_over_rho_obs=rho_vac_over_rho_obs,
    )
    print(f"  npz  -> {NPZ_OUT.relative_to(PROJECT_ROOT)}")
    print()

    # =========================================================================
    # Verdict payload (agent calls emit_verdict; script never writes the file)
    # =========================================================================
    value_str = (  # (local)
        f"outcome={outcome};same_observable=EXACT(1+f==1/(1-alpha),dev={id_dev:.1e});"
        f"dir_conflict=anchor-axis(z0_slope=+{slope_z0:.4f}_vs_upstream_slope<0);"
        f"operative=z0_lever(DILUTION-CC_rho_vac/rho_obs=1.032);"
        f"rescoped=S66_table(fold-BVP;anchor-mixed;CC_miss={cc_miss_oom:.2f}OOM_at_n2.3);"
        f"Geff_form_retained=tightest_budget(dNeff<={dNeff_2pct:.4f});"
        f"n_cross_dNeff1={n1:.6f};n_cross_GH0.107={n2:.6f};n_cross_Geff2pct={n3:.6f};"
        f"lever_2.3=f{frac23_lever:.3e}(dNeff{dNeff23_lever:.2e};{oom23_lever:.2f}OOM);"
        f"disc_2.3={disc23:.2e}x;n_eff_pin={npz['n_eff']:.6f};dNeff_canonical={f_dNeff:.4f}_stands;"
        f"chain_resid_max={max_resid:.2e}"
    )
    companion_note = (  # (local)
        "[VERIFY] BBN two-route adjudication: G_eff(2%) and Delta_N_eff lever are the SAME "
        "observable (exact identity); opposite published n_eff directions = opposite normalization "
        "anchors (S66 fold-side BVP vs S98/S99 z0 DILUTION-CC); operative falsifier = z0 lever"
    )
    extra_rows = [  # (local)
        (f"# regulator_pin=a_0^{{zeta}} CLASS=N/A_no_SCHEMATIC_helper # {GATE_ID} rho_vac is the "
         f"a_0-channel tracking vacuum (a_0_FW_zeta={a_0_FW_zeta}, zeta-regulated zeroth "
         f"Seeley-DeWitt moment); CC=a_0 is a DIFFERENT moment than gravity a_2; "
         f"regulator-pin-discipline.md"),
        (f"# constraint_scope(W1-2): operative falsifier = z0-anchored lever "
         f"f=frac_base*exp((n_eff-2)X), dNeff=f/0.22710732(exact); budgets dNeff<="
         f"{{1(canonical), 0.107(GH-2026 arXiv2603.13226 EXTERNAL), {dNeff_2pct:.4f}"
         f"(Cyburt-2016 Geff-2pct EXTERNAL)}} <=> n_eff<={{{n1:.6f},{n2:.6f},{n3:.6f}}}; "
         f"substrate pin n_eff=1.978111 (HARD from-below) exceeds ALL => standing S98/S99 FAILs "
         f"confirmed at proper scope; remaining relief route = NON-TRACKING epoch profile (W1-2)"),
        (f"# anchor_evidence: S66 qa L817 0.67-baseline is z0-derived (PRESENT-DAY seesaw "
         f"extrapolated w=1/3) while E4 L723 escape row transports upstream (dilutes FASTER); "
         f"table rows mix anchors; n=2.3 escape implies rho_vac(z=0)/rho_obs={cc_ratio:.2e} "
         f"({cc_miss_oom:.2f} OOM CC undershoot) -- solves BBN by un-solving the CC; "
         f"identity disc*cc_ratio==1.032 verified {float(id2_dev):.1e}"),
    ]
    print_verdict_payload(verdict, value_str, audit_sha, content_sha,
                          companion_note=companion_note, extra_rows=extra_rows)

    print()
    print(f"OUTPUT_4TUPLE: (value={outcome}, scheme={SCHEME}, convention={CONVENTION}, L_max={L_MAX})")
    print(f"VERDICT: {GATE_ID}: {verdict}")
    print(f"  elapsed {time.time() - t0:.2f}s")
    return 0


if __name__ == "__main__":
    sys.exit(main())
